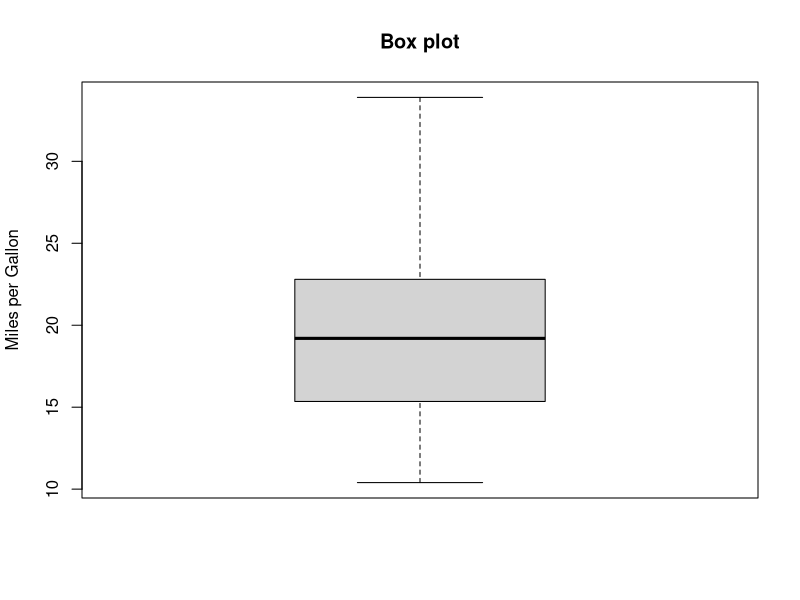
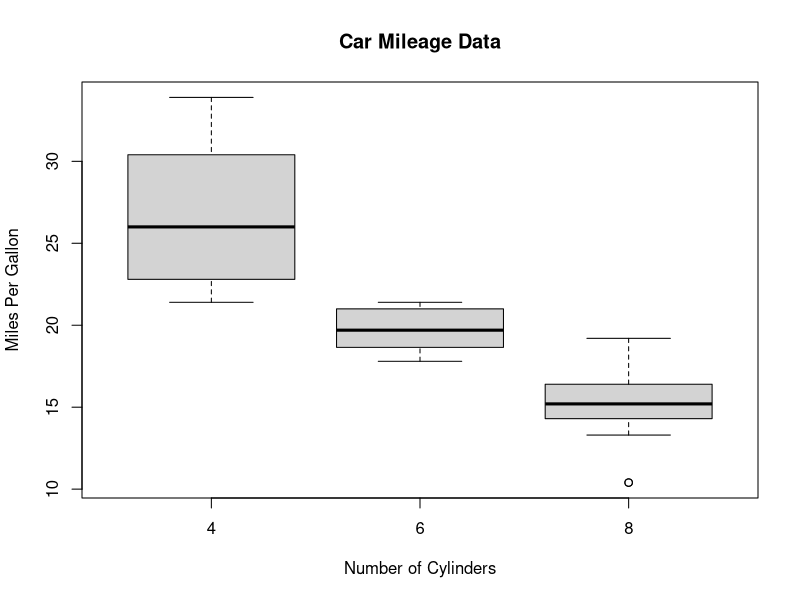
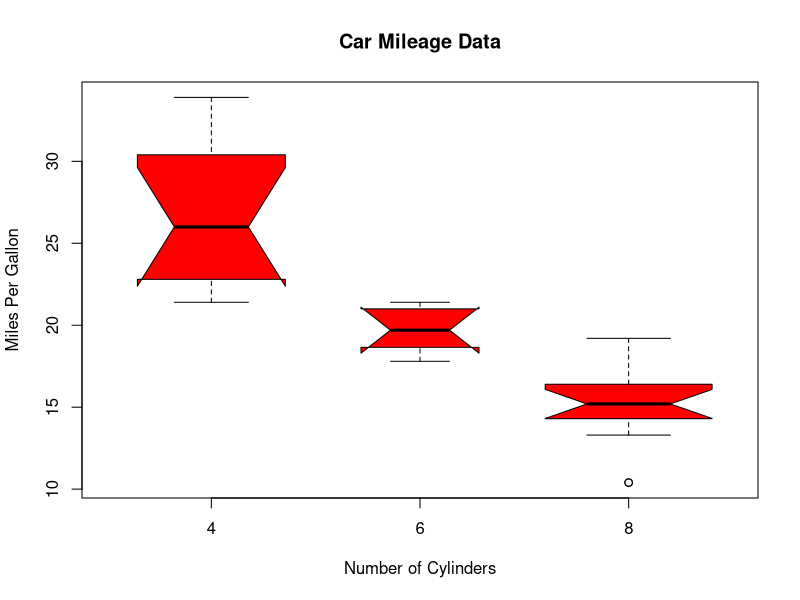
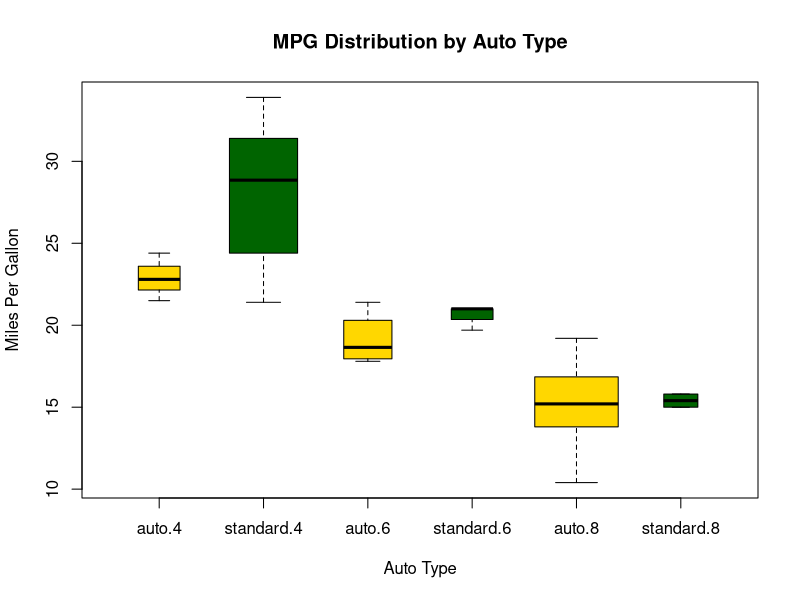
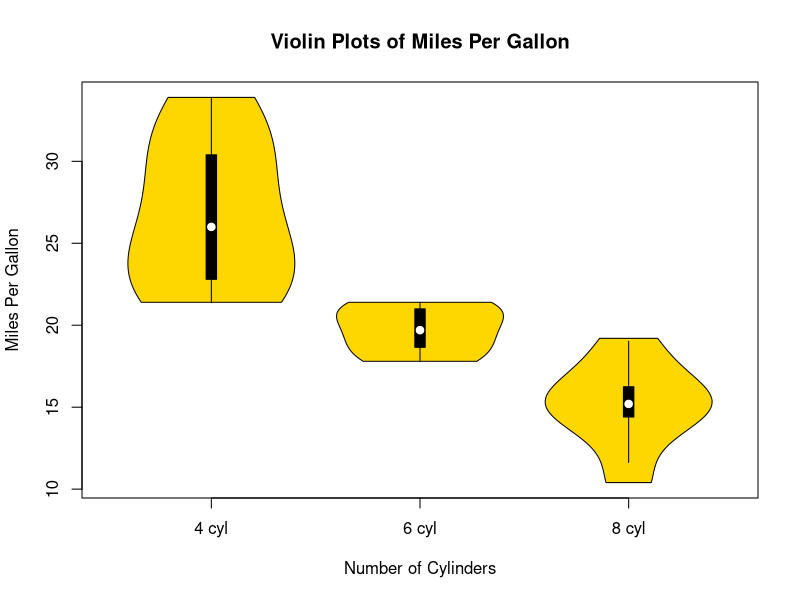

These charts were generated, in order, by the following R code:

boxplot(mtcars$mpg, main="Box plot", ylab="Miles per Gallon")

# Box plots can be created for individual variables or for variables 
# by group. The format is
#
# boxplot(formula, data=dataframe)
#
# where formula is a formula and dataframe denotes the data frame 
# (or list) providing the data. An example of a formula is y ~ A, 
# where a separate box plot for numeric variable y is generated 
# for each value of categorical variable A. The formula y ~ A*B
# would produce a box plot of numeric variable y, for each 
# combination of levels in categorical variables A and B.

boxplot(mpg ~ cyl, 
        data=mtcars,
        main="Car Mileage Data",
        xlab="Number of Cylinders",
        ylab="Miles Per Gallon")

x11()
boxplot(mpg ~ cyl, 
        data=mtcars,
        notch=TRUE,
        varwidth=TRUE,
        col="red",
        main="Car Mileage Data",
        xlab="Number of Cylinders",
        ylab="Miles Per Gallon")

x11()
mtcars$cyl.f <- factor(mtcars$cyl,
                       levels=c(4,6,8),
                       labels=c("4","6","8"))

mtcars$am.f <- factor(mtcars$am,
                      levels=c(0,1),
                      labels=c("auto", "standard"))

boxplot(mpg ~ am.f *cyl.f,
        data=mtcars,
        varwidth=TRUE,
        col=c("gold","darkgreen"),
        main="MPG Distribution by Auto Type",
        xlab="Auto Type", 
        ylab="Miles Per Gallon")

x11()
library(vioplot)

x1 <- mtcars$mpg[mtcars$cyl==4]
x2 <- mtcars$mpg[mtcars$cyl==6]
x3 <- mtcars$mpg[mtcars$cyl==8]

vioplot(x1, 
        x2, 
        x3,
        names=c("4 cyl", 
                "6 cyl", 
                "8 cyl"),
        col="gold")
title("Violin Plots of Miles Per Gallon", 
      ylab="Miles Per Gallon",
      xlab="Number of Cylinders")
